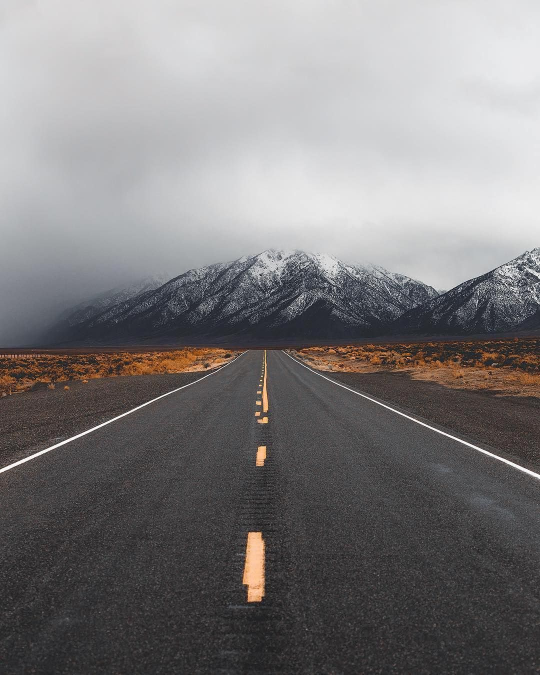
#> input picture road.jfif, 1080 x 1350 px, given in place of Lane Detection Test Video 01.mp4, which was not available (shown at 1/2 size)
$ python 'Road Lane Line Detection.py'
#> lines starting #> are read from the running program, lines starting #| are printed output that depends on the picture; after the words box and inside, x2 and y2 are one past the last pixel; in counts of white or black regions, pixels touching at a corner belong together; pictures that were not available may be replaced by others from this repository, and a replacement may not be noted
import cv2 as cv
import numpy as np


def region_of_interest(image, vertices):
    # Tip: The Bitwise operations should be applied on input image of same dimensions
    mask = np.zeros_like(image)
    # calculates channels 1 for gray & 3 for BGR
    # channel_count = image.shape[2]
    # creates (255,255,255) for BGR & 255 for grayscale
    match_mask_color = 255  # (255,) * channel_count
    # the polygon is filled with white color
    cv.fillPoly(mask, vertices, match_mask_color)
    # using bitwise_and
    # 0(black) and anyvalue = (0)
    # 255(white) and anyvalue = anyvalue
    masked_image = cv.bitwise_and(image, mask)  # Hence the image is replaced in polygon
    cv.imshow('show', masked_image)
    return masked_image


def detect_lines(cropped_image, img):
    lines = cv.HoughLinesP(cropped_image, 6, np.pi / 180, 160, lines=np.array([]), minLineLength=5, maxLineGap=5)
    blank_image = np.zeros((img.shape[0], img.shape[1], 3), dtype=np.uint8)
    print(blank_image.shape)
    print(img.shape)
    for line in lines:
        for x1, y1, x2, y2 in line:
            cv.line(blank_image, (x1, y1), (x2, y2), (0, 255, 0), 7)
    output = cv.addWeighted(img, 0.8, blank_image, 1, 0)
    return output


def process(img2):
    w, h = img2.shape[1], img2.shape[0]
    region_of_interest_vertices = [(0, h), (w / 2, h / 1.35), (w / 1.3, h)]
    gray = cv.cvtColor(img2, cv.COLOR_RGB2GRAY)
    canny = cv.Canny(gray, 255, 255)
    cropped_image = region_of_interest(canny, np.array([region_of_interest_vertices], np.int32))
    output = detect_lines(cropped_image, img2)
    cv.imshow('show', output)
    cv.waitKey(1)


# img = cv.imread('road.jpg')
# img2 = cv.cvtColor(img, cv.COLOR_BGR2RGB)
cap = cv.VideoCapture("Lane Detection Test Video 01.mp4")
while (cap.isOpened()):
    ret, frame = cap.read()
#> frame is the input picture: shape (1350, 1080, 3); mean B, G, R 124, 123.4, 125.8
    process(frame)
#> in process, `gray = cv.cvtColor(img2, cv.COLOR_RGB2GRAY)`:
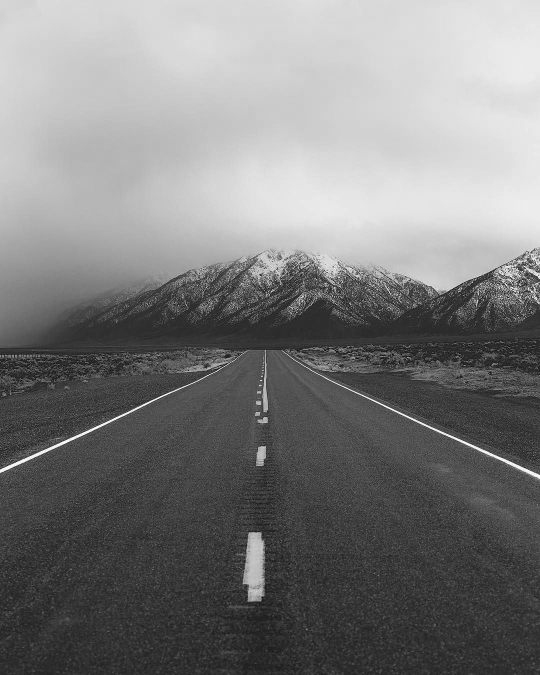
#> gray: shape (1350, 1080) (shown at 1/2 size); min 0, max 255, mean 123.9
#> in process, `canny = cv.Canny(gray, 255, 255)`:
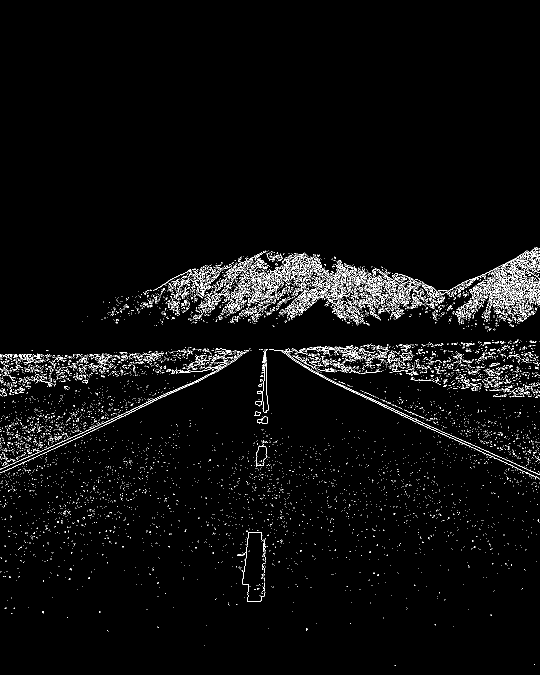
#> canny: shape (1350, 1080) (shown at 1/2 size); 2.9% white in thin lines or dots, all inside (x1, y1, x2, y2) = (0, 495, 1080, 1332)
#> in region_of_interest, `cv.fillPoly(mask, vertices, match_mask_color)`:
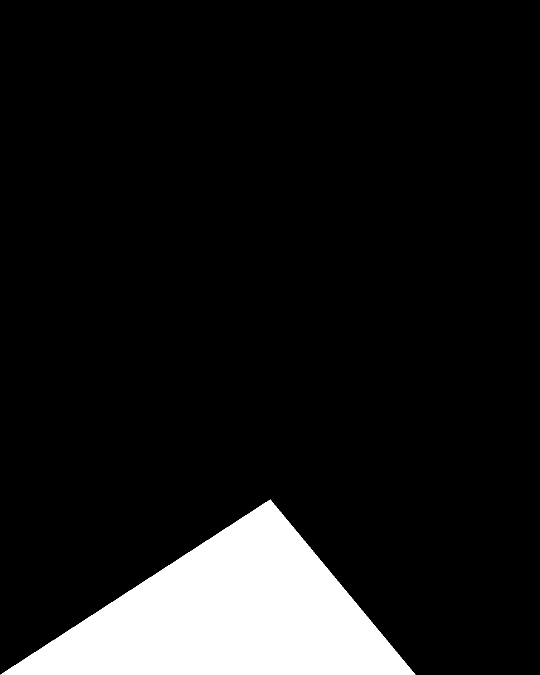
#> mask: shape (1350, 1080) (shown at 1/2 size); 10% white; 1 white region, box (x1, y1, x2, y2) and area: (1, 999, 831, 1350) 145935
#> in region_of_interest, `masked_image = cv.bitwise_and(image, mask)`:
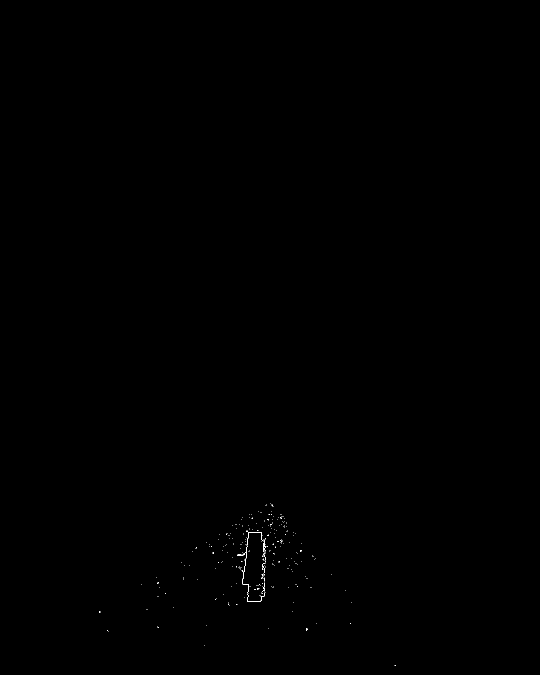
#> masked_image: shape (1350, 1080) (shown at 1/2 size); 0.06% white in thin lines or dots, all inside (x1, y1, x2, y2) = (198, 1006, 792, 1332)
#> in detect_lines, `lines = cv.HoughLinesP(cropped_image, 6, np.pi / 180, 160, lines=np.ar..`: lines = [[528, 1097, 528, 1080], [525, 1138, 525, 1128], [528, 1177, 528, 1170], [526, 1127, 526, 1079]]
#| (1350, 1080, 3)
#| (1350, 1080, 3)
#> the loop in detect_lines, `for line in lines:` made 4 passes
#> in detect_lines, `output = cv.addWeighted(img, 0.8, blank_image, 1, 0)`:
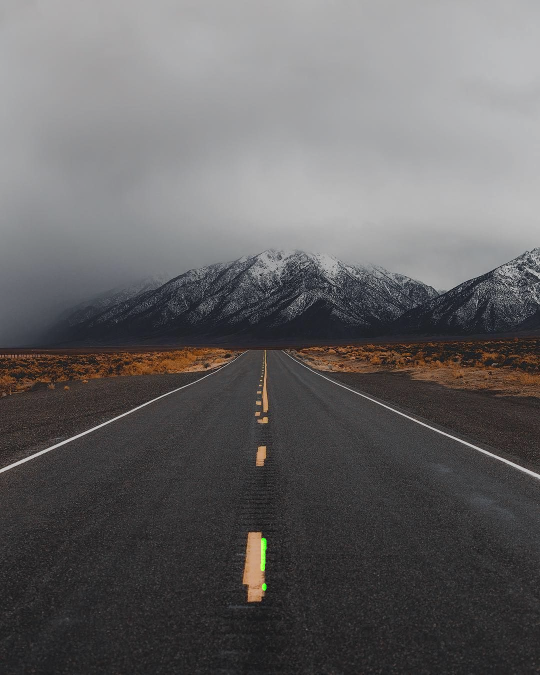
#> output: shape (1350, 1080, 3) (shown at 1/2 size); mean B, G, R 99.2, 98.8, 100.6
    if (cv.waitKey(1) & 0xFF) == ord('q'):
#> (key q is pressed here)
        break

cap.release()
cv.destroyAllWindows()
# plt.imshow(output)
# plt.show()
